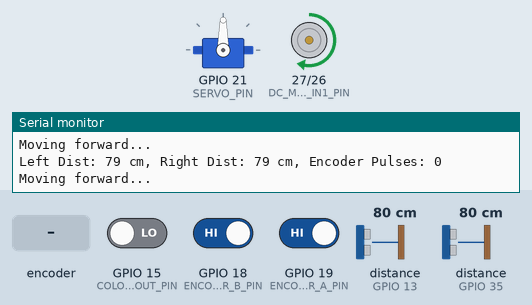
This sketch was run on a simulated ESP32. Shown: servo, motor-driver pin pairs drawn as motors (green arrow = first pin HIGH = forward, orange = second pin HIGH = backward, longer = more drive, scaled by the enable pin), the last lines printed to the serial monitor. Wiring (inferred from the names in the program): 2 × ultrasonic range finder: trigger GPIO 12, echo GPIO 13 / trigger GPIO 25, echo GPIO 35. The inputs (shaded band) are chosen by the test bench; at power-on: distance to the obstacle (sensors on GPIO 13, GPIO 35) 80 cm, GPIO 15 (COLOR_SENSOR_OUT_PIN) LOW, GPIO 18 (ENCODER_DC_MOTOR_B_PIN) HIGH, GPIO 19 (ENCODER_DC_MOTOR_A_PIN) HIGH. The echo pulse lasts 58.3 µs per cm.

Above: at 1.2 s.
1.3 s: distance to the obstacle (sensor on GPIO 13) set to 128 cm
2.8 s: distance to the obstacle (sensor on GPIO 13) set to 133 cm
At 3.51 s:
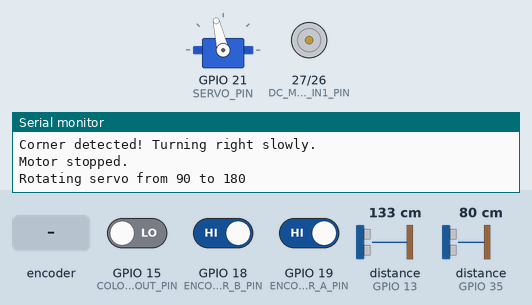
At 8.3 s:
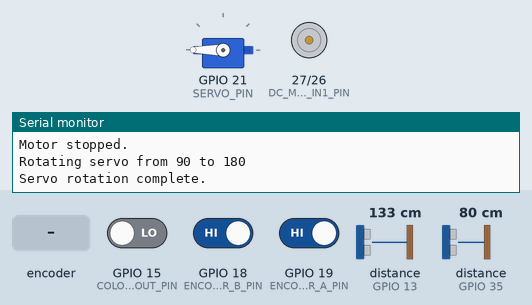
8.8 s: distance to the obstacle (sensor on GPIO 35) set to 86 cm
At 10.1 s:
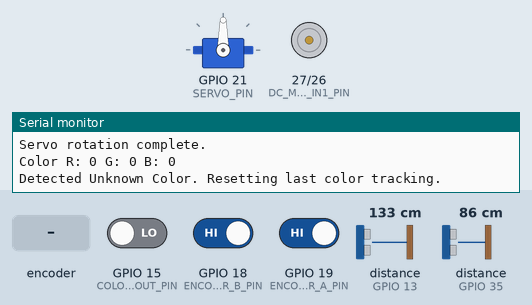
11.2 s: distance to the obstacle (sensor on GPIO 35) set to 179 cm
12.7 s: distance to the obstacle (sensor on GPIO 35) set to 187 cm
At 13.42 s:
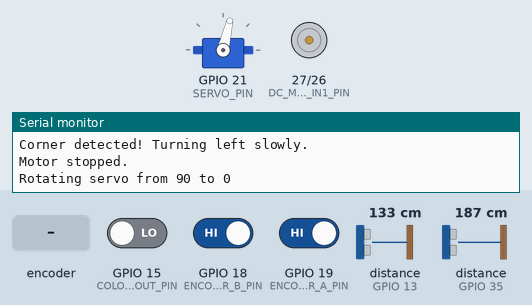
15.7 s: rotary encoder on GPIO 19 (ENCODER_DC_MOTOR_A_PIN) / GPIO 18 (ENCODER_DC_MOTOR_B_PIN) turned 1 step (first pin leading)
Timing chart, 0 to 18.8 s (numbered marks = the images above; inputs shaded):
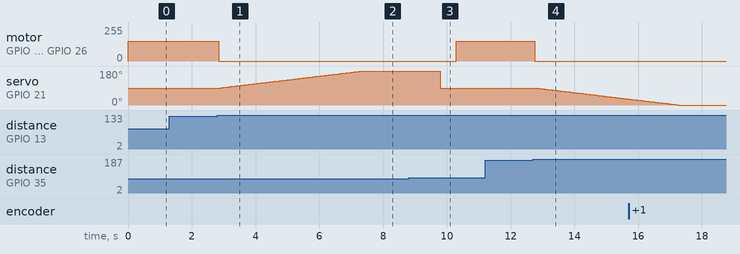

Measured:
- the behaviour switches between 130 and 131 cm on distance to the obstacle (sensor on GPIO 13) (found by bisection; images 0 and 1)
- the behaviour switches between 82 and 83 cm on distance to the obstacle (sensor on GPIO 35) (found by bisection; images 2 and 3)
- the behaviour switches between 183 and 184 cm on distance to the obstacle (sensor on GPIO 35) (found by bisection; images 3 and 4)
- after the input at 2.8 s, motor on GPIO 27 (DC_MOTOR_IN1_PIN) / GPIO 26 (DC_MOTOR_IN2_PIN): forward 149/255 → stopped at once; servo on GPIO 21 (SERVO_PIN): moves from 90° to 180° over 4.5 s, starting after 0.09 s
- after the input at 8.8 s, motor on GPIO 27 (DC_MOTOR_IN1_PIN) / GPIO 26 (DC_MOTOR_IN2_PIN): goes on until 10.3 s, then stays forward 149/255; servo on GPIO 21 (SERVO_PIN): goes on until 9.8 s, then stays 90°
- after the input at 12.7 s, motor on GPIO 27 (DC_MOTOR_IN1_PIN) / GPIO 26 (DC_MOTOR_IN2_PIN): forward 149/255 → stopped after 0.05 s; servo on GPIO 21 (SERVO_PIN): moves from 90° to 32° over 2.9 s, starting after 0.10 s

The sketch:

esp32TASK1.ino
```cpp
#include <Arduino.h>
#include <Servo.h>

// --- Pin Definitions

// Ultrasonic Left
const int ULTRASONIC_LEFT_ECHO_PIN = 35;
const int ULTRASONIC_LEFT_TRIG_PIN = 25;

// Ultrasonic Right
const int ULTRASONIC_RIGHT_ECHO_PIN = 13;
const int ULTRASONIC_RIGHT_TRIG_PIN = 12;

// Infrared Sensor
const int INFRARED_SENSOR_PIN = 14;

// Servo Motor (Front Steering)
const int SERVO_PIN = 21;

// DC Motor (Rear Wheels) - H-bridge Control (L298N-like setup)
// Selected from your list: D27, D26, D25, D33, D23, D22.
// Using D27 and D26 for direction, and D33 for PWM speed control.
const int DC_MOTOR_IN1_PIN = 27;
const int DC_MOTOR_IN2_PIN = 26;
const int DC_MOTOR_ENABLE_PIN = 33; // This pin is used for PWM

// Encoder for DC Motor (Rear Wheels)
// D19 for Channel A (interrupt), D18 for Channel B.
const int ENCODER_DC_MOTOR_A_PIN = 19;
const int ENCODER_DC_MOTOR_B_PIN = 18;

// Color Sensor (TCS3200/TCS34725)
const int COLOR_SENSOR_OE_PIN = 17;
const int COLOR_SENSOR_S0_PIN = 4;
const int COLOR_SENSOR_S1_PIN = 16;
const int COLOR_SENSOR_S2_PIN = 21;  // Moved from D15
const int COLOR_SENSOR_S3_PIN = 22;  // Moved from D22
const int COLOR_SENSOR_OUT_PIN = 15; // Moved from D2

// --- Constants ---
#define US_SOUND_SPEED_CM_PER_US 0.0343 //to calculate distance from ultrasonic
#define MAX_DISTANCE_CM 200

// Motor Speed
const int FORWARD_SPEED = 150; // PWM value (0-255) for forward movement dc motor
const int TURN_SPEED = 100;    // PWM value for turning if needed

// Servo Angles
const int SERVO_STRAIGHT = 90; // Angle for straight
const int SERVO_TURN_LEFT = 0; // Angle for full left (adjust if your servo range is different)
const int SERVO_TURN_RIGHT = 180; // Angle for full right

// Distance Thresholds for Corner Detection
const int CORNER_DIFFERENCE_THRESHOLD_CM = 50; // Difference in ultrasonic readings to detect a corner
const int CORNER_INNER_SIDE_LARGE_DISTANCE_CM = 100; // Threshold for the inner side ultrasonic reading

// Color Sensor Thresholds (These are initial guesses based on RGB, YOU MUST CALIBRATE)
// Assuming your sensor outputs 'higher' values for 'less' of a color (e.g., lower red reading if much red is present)
// These thresholds will likely need to be adjusted based on your sensor's actual output range and lighting.
const int COLOR_THRESHOLD_BLUE_R = 150; // Lower red than green/blue
const int COLOR_THRESHOLD_BLUE_G = 150; // Lower green than blue
const int COLOR_THRESHOLD_BLUE_B = 50;  // Significantly higher blue

const int COLOR_THRESHOLD_ORANGE_R = 50;  // Significantly higher red
const int COLOR_THRESHOLD_ORANGE_G = 150; // Lower green than red
const int COLOR_THRESHOLD_ORANGE_B = 150; // Lower blue than red

const int MAX_COLOR_COUNT = 12; // Robot stops when this count is reached

// --- Global Variables ---
Servo frontServo;

volatile long encoderDcMotorPulses = 0; // Use volatile for variables modified in ISR

int colorCounter = 0;
bool lastColorWasBlue = false; // To track consecutive colors

// --- Function Prototypes ---
long readUltrasonicDistance(int trigPin, int echoPin);
void setMotorSpeed(int speed);
void setMotorDirection(bool forward); // true for forward, false for backward
void stopMotor();
void rotateServoSlowly(int targetAngle, int delayMs);
void readColorSensor(int &r, int &g, int &b);
void checkAndCountColor();

// Encoder Interrupt Service Routine
void IRAM_ATTR handleDcMotorEncoderA();

// --- Setup ---
void setup() {
    Serial.begin(115200);
    Serial.println("Robot starting up...");

    // Ultrasonic Pins
    pinMode(ULTRASONIC_LEFT_TRIG_PIN, OUTPUT);
    pinMode(ULTRASONIC_LEFT_ECHO_PIN, INPUT);
    pinMode(ULTRASONIC_RIGHT_TRIG_PIN, OUTPUT);
    pinMode(ULTRASONIC_RIGHT_ECHO_PIN, INPUT);

    // Infrared Sensor
    pinMode(INFRARED_SENSOR_PIN, INPUT);

    // Servo Motor
    frontServo.attach(SERVO_PIN);
    frontServo.write(SERVO_STRAIGHT); // Start straight

    // DC Motor H-bridge Pins
    pinMode(DC_MOTOR_IN1_PIN, OUTPUT);
    pinMode(DC_MOTOR_IN2_PIN, OUTPUT);
    pinMode(DC_MOTOR_ENABLE_PIN, OUTPUT);
    ledcSetup(0, 5000, 8); // Setup PWM channel 0, 5kHz frequency, 8-bit resolution (0-255)
    ledcAttachPin(DC_MOTOR_ENABLE_PIN, 0); // Attach pin to PWM channel

    // Encoder Pins - Setup interrupts for quadrature
    pinMode(ENCODER_DC_MOTOR_A_PIN, INPUT_PULLUP);
    pinMode(ENCODER_DC_MOTOR_B_PIN, INPUT_PULLUP);
    // Attach interrupt to Channel A, triggering on CHANGE (both rising and falling edges)
    // to detect quadrature signals for both speed and direction.
    attachInterrupt(digitalPinToInterrupt(ENCODER_DC_MOTOR_A_PIN), handleDcMotorEncoderA, CHANGE);

    // Color Sensor Pins
    pinMode(COLOR_SENSOR_OE_PIN, OUTPUT);
    pinMode(COLOR_SENSOR_S0_PIN, OUTPUT);
    pinMode(COLOR_SENSOR_S1_PIN, OUTPUT);
    pinMode(COLOR_SENSOR_S2_PIN, OUTPUT);
    pinMode(COLOR_SENSOR_S3_PIN, OUTPUT);
    pinMode(COLOR_SENSOR_OUT_PIN, INPUT);

    digitalWrite(COLOR_SENSOR_OE_PIN, LOW); // Enable the color sensor
    // Set frequency scaling for TCS3200/TCS34725. HIGH, HIGH is usually 100%
    digitalWrite(COLOR_SENSOR_S0_PIN, HIGH);
    digitalWrite(COLOR_SENSOR_S1_PIN, HIGH);
}

// --- Loop ---
void loop() {
    if (colorCounter >= MAX_COLOR_COUNT) {
        stopMotor();
        frontServo.write(SERVO_STRAIGHT);
        Serial.println("Color count reached! Robot stopped.");
        while (true) {
            // Robot stops completely.
            delay(100);
        }
    }

    long leftDistance = readUltrasonicDistance(ULTRASONIC_LEFT_TRIG_PIN, ULTRASONIC_LEFT_ECHO_PIN);
    long rightDistance = readUltrasonicDistance(ULTRASONIC_RIGHT_TRIG_PIN, ULTRASONIC_RIGHT_ECHO_PIN);

    Serial.print("Left Dist: "); Serial.print(leftDistance); Serial.print(" cm, ");
    Serial.print("Right Dist: "); Serial.print(rightDistance); Serial.print(" cm, ");
    Serial.print("Encoder Pulses: "); Serial.println(encoderDcMotorPulses);

    // Check for corner detection
    if (abs(leftDistance - rightDistance) > CORNER_DIFFERENCE_THRESHOLD_CM) {
        if (leftDistance > CORNER_INNER_SIDE_LARGE_DISTANCE_CM) {
            // Likely a left turn (left side is "open" - inner side of corner)
            Serial.println("Corner detected! Turning left slowly.");
            stopMotor();
            rotateServoSlowly(SERVO_TURN_LEFT, 50);
            delay(100);
            delay(2000); // Stay in corner for 2 seconds to allow adjustment/color reading
            checkAndCountColor(); // Read color while adjusting/at corner
            frontServo.write(SERVO_STRAIGHT); // Straighten wheels for next section
            delay(500); // Allow servo to reset
            setMotorDirection(true); // Ensure direction is forward
            setMotorSpeed(FORWARD_SPEED); // Move fast again
        } else if (rightDistance > CORNER_INNER_SIDE_LARGE_DISTANCE_CM) {
            // Likely a right turn (right side is "open" - inner side of corner)
            Serial.println("Corner detected! Turning right slowly.");
            stopMotor();
            rotateServoSlowly(SERVO_TURN_RIGHT, 50);
            delay(100);
            delay(2000); // Stay in corner for 2 seconds
            checkAndCountColor();
            frontServo.write(SERVO_STRAIGHT);
            delay(500);
            setMotorDirection(true); // Ensure direction is forward
            setMotorSpeed(FORWARD_SPEED);
        }
    } else {
        // No corner detected, keep moving forward
        Serial.println("Moving forward...");
        setMotorDirection(true); // Always ensure forward direction
        setMotorSpeed(FORWARD_SPEED);
        frontServo.write(SERVO_STRAIGHT); // Ensure wheels are straight
    }

    // You can add more frequent color checking here if desired, but be mindful of timing.
    // For now, it's primarily checked during corner adjustments.
    /*
    if (millis() % 500 == 0) {
        checkAndCountColor();
    }
    */

    delay(50);
}

// --- Function Implementations ---

// Ultrasonic Sensor Reading
long readUltrasonicDistance(int trigPin, int echoPin) {
    digitalWrite(trigPin, LOW);
    delayMicroseconds(2);
    digitalWrite(trigPin, HIGH);
    delayMicroseconds(10);
    digitalWrite(trigPin, LOW);
    long duration = pulseIn(echoPin, HIGH, 30000); // Timeout after 30ms (max distance approx 5m)
    if (duration == 0) return MAX_DISTANCE_CM; // If no echo, assume max distance
    long distanceCm = duration * US_SOUND_SPEED_CM_PER_US / 2;
    return min(distanceCm, (long)MAX_DISTANCE_CM); // Cap at max distance
}

// DC Motor Control
void setMotorSpeed(int speed) {
    if (speed > 255) speed = 255;
    if (speed < 0) speed = 0;
    ledcWrite(0, speed); // Use PWM channel 0
    // Serial.print("Motor speed set to: "); Serial.println(speed); // Uncomment for more frequent debug output
}

void setMotorDirection(bool forward) {
    if (forward) {
        digitalWrite(DC_MOTOR_IN1_PIN, HIGH);
        digitalWrite(DC_MOTOR_IN2_PIN, LOW);
    } else { // Reverse
        digitalWrite(DC_MOTOR_IN1_PIN, LOW);
        digitalWrite(DC_MOTOR_IN2_PIN, HIGH);
    }
}

void stopMotor() {
    setMotorSpeed(0);
    digitalWrite(DC_MOTOR_IN1_PIN, LOW);
    digitalWrite(DC_MOTOR_IN2_PIN, LOW);
    Serial.println("Motor stopped.");
}

// Servo Motor Slow Rotation
void rotateServoSlowly(int targetAngle, int delayMs) {
    int currentAngle = frontServo.read();
    Serial.print("Rotating servo from "); Serial.print(currentAngle); Serial.print(" to "); Serial.println(targetAngle);

    if (targetAngle > currentAngle) {
        for (int angle = currentAngle; angle <= targetAngle; angle++) {
            frontServo.write(angle);
            delay(delayMs);
        }
    } else if (targetAngle < currentAngle) {
        for (int angle = currentAngle; angle >= targetAngle; angle--) {
            frontServo.write(angle);
            delay(delayMs);
        }
    }
    Serial.println("Servo rotation complete.");
}

// Color Sensor Reading (TCS3200/TCS34725 common logic)
void readColorSensor(int &r, int &g, int &b) {
    // Set sensor to read RED filter
    digitalWrite(COLOR_SENSOR_S2_PIN, LOW);
    digitalWrite(COLOR_SENSOR_S3_PIN, LOW);
    r = pulseIn(COLOR_SENSOR_OUT_PIN, HIGH, 100000); // Measure duration of HIGH pulse (inverse of frequency)
    if (r == 0) r = 65535; // Handle timeout/no pulse
    r = map(r, 0, 65535, 255, 0); // Invert duration and scale to 0-255 (Higher frequency = shorter pulse = more of that color)

    // Set sensor to read GREEN filter
    digitalWrite(COLOR_SENSOR_S2_PIN, HIGH);
    digitalWrite(COLOR_SENSOR_S3_PIN, HIGH);
    g = pulseIn(COLOR_SENSOR_OUT_PIN, HIGH, 100000);
    if (g == 0) g = 65535;
    g = map(g, 0, 65535, 255, 0);

    // Set sensor to read BLUE filter
    digitalWrite(COLOR_SENSOR_S2_PIN, LOW);
    digitalWrite(COLOR_SENSOR_S3_PIN, HIGH);
    b = pulseIn(COLOR_SENSOR_OUT_PIN, HIGH, 100000);
    if (b == 0) b = 65535;
    b = map(b, 0, 65535, 255, 0);

    Serial.print("Color R: "); Serial.print(r);
    Serial.print(" G: "); Serial.print(g);
    Serial.print(" B: "); Serial.println(b);
}

void checkAndCountColor() {
    int red, green, blue;
    readColorSensor(red, green, blue);

    bool currentColorIsBlue = false;
    bool currentColorIsOrange = false;

    // Basic color detection. YOU MUST CALIBRATE THESE THRESHOLDS with your actual sensor readings.
    // The logic below is based on the idea that for a color, its dominant component is high, others are low.
    // For Blue: Blue is high, Red & Green are low
    // For Orange (approx. Red/Yellow): Red is high, Green is moderate, Blue is low
    if (blue > COLOR_THRESHOLD_BLUE_B && red < COLOR_THRESHOLD_BLUE_R && green < COLOR_THRESHOLD_BLUE_G) {
        currentColorIsBlue = true;
    } else if (red > COLOR_THRESHOLD_ORANGE_R && green > COLOR_THRESHOLD_ORANGE_G && blue < COLOR_THRESHOLD_ORANGE_B) {
        currentColorIsOrange = true;
    }

    if (currentColorIsBlue) {
        Serial.println("Detected Blue!");
        if (!lastColorWasBlue) { // Only increment if the color changed from non-blue to blue
            colorCounter++;
            Serial.print("Color Counter: "); Serial.println(colorCounter);
            lastColorWasBlue = true;
        }
    } else if (currentColorIsOrange) {
        Serial.println("Detected Orange!");
        if (lastColorWasBlue) { // Only increment if the color changed from blue to orange (or vice-versa for orange detection logic)
            colorCounter++;
            Serial.print("Color Counter: "); Serial.println(colorCounter);
            lastColorWasBlue = false; // Reset for next color detection
        }
    } else {
        Serial.println("Detected Unknown Color. Resetting last color tracking.");
        // If you want to ensure distinct blue/orange detection,
        // you might reset lastColorWasBlue to a neutral state if an unknown color is read.
        // This prevents double-counting if the sensor briefly loses track.
        // For simplicity, I'm setting it to false which implies "not blue"
        lastColorWasBlue = false;
    }
}

// Encoder ISR for DC Motor (Quadrature)
// This ISR is called on any CHANGE (rising or falling edge) of Encoder A.
// It checks the state of Encoder B to determine the direction of rotation.
void IRAM_ATTR handleDcMotorEncoderA() {
    // Read the current state of both encoder pins
    int encoderAState = digitalRead(ENCODER_DC_MOTOR_A_PIN);
    int encoderBState = digitalRead(ENCODER_DC_MOTOR_B_PIN);

    // If A leads B, it's one direction; if B leads A, it's the other direction.
    // This simplified logic assumes standard quadrature encoder behavior.
    if (encoderAState == HIGH) { // If A is rising edge
        if (encoderBState == LOW) { // B is low, then A leads B (e.g., forward)
            encoderDcMotorPulses++;
        } else { // B is high, then B leads A (e.g., reverse)
            encoderDcMotorPulses--;
        }
    } else { // If A is falling edge
        if (encoderBState == HIGH) { // B is high, then A leads B (e.g., forward)
            encoderDcMotorPulses++;
        } else { // B is low, then B leads A (e.g., reverse)
            encoderDcMotorPulses--;
        }
    }
}
```
